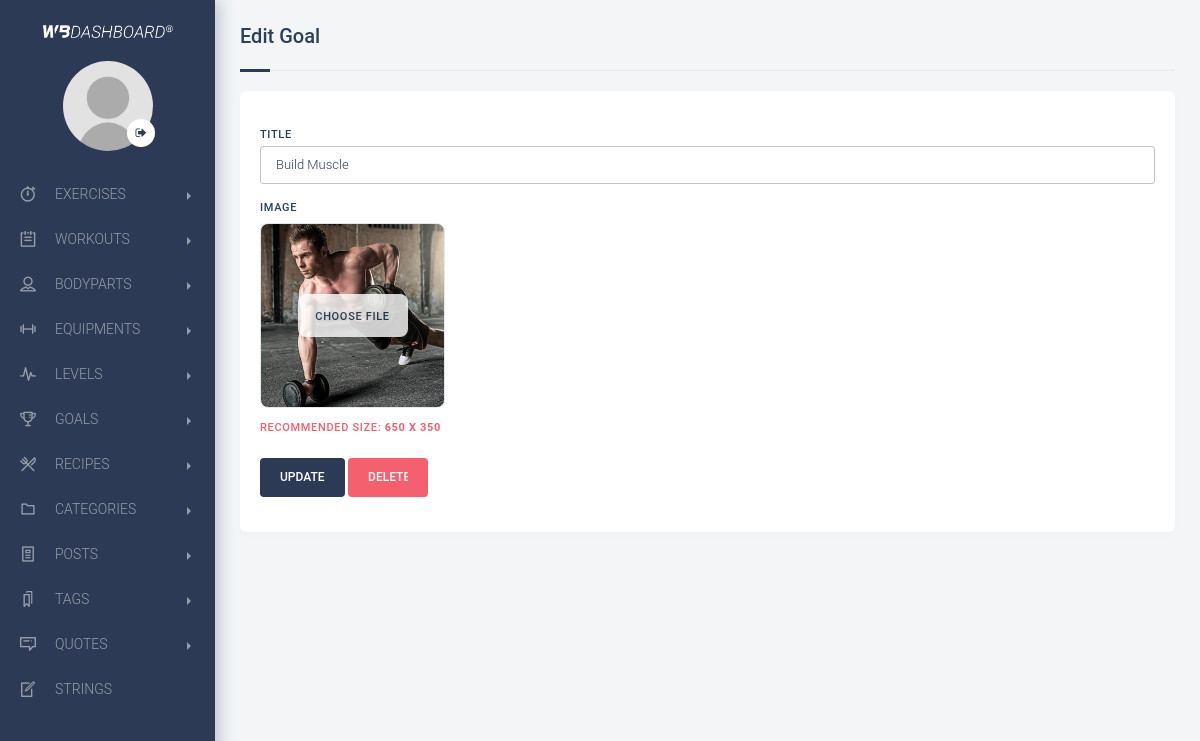
Screenshot of /backend/controller/edit_goal.php?id=2 (signed in) with the database file from the repository.
### tables this page shows
CREATE TABLE `goals` (
  `goal_id` int(11) NOT NULL,
  `goal_title` varchar(150) NOT NULL,
  `goal_image` varchar(150) NOT NULL
);

### backend/admin/functions.php (called while the page is built, shortened)
<?php
function cleardata($data){
    $data = trim($data);
    $data = stripslashes($data);
    $data = htmlspecialchars ($data);
    return $data;
}
function id_goal($id_goal){
    return (int)cleardata($id_goal);
}
function get_goal_per_id($connect, $id_goal){
    $sentence = $connect->query("SELECT * FROM goals WHERE goal_id = $id_goal LIMIT 1");
    $sentence = $sentence->fetchAll();
    return ($sentence) ? $sentence : false;
}
?>

### backend/views/edit.goal.view.php (the view, shortened to what this page needs)
<section class="page-container">
    <div class="page-content-wrapper">
 <div class="content sm-gutter">
            <div class="container-fluid padding-25 sm-padding-10">
                <div class="row">
                    <div class="col-12">
                                        <div class="block-heading d-flex align-items-center title-pages">
                    <h5 class="text-truncate">Edit Goal</h5>
                </div>
                    </div>
                    <div class="col-md-12">
                        <div class="form-block mb-4">
<form enctype="multipart/form-data" action="<?php echo htmlspecialchars($_SERVER['PHP_SELF']); ?>" method="post">
<div class="form-row">
  <div class="form-group col-md-12">
    <div class="block col-md-12" style="padding-bottom: 35px">
   <label class="control-label">Title</label>
   <input type="text" value="<?php echo $goal['goal_title']; ?>" placeholder="" name="goal_title" class="form-control" required="">
        <label >Image</label>
<div class="new-image" id="image-preview" style="background: url(../images/<?php echo $goal['goal_image'] ?>);background-size: cover; background-position: center;">
  <label for="image-upload" id="image-label">Choose File</label>
</div>
<span class="text-danger recomendedsize">Recommended size: <b>650 x 350</b> </span>
<br/>
<br/>
   <div class="action-button">
   <input type="submit" name="update" value="Update" class="btn btn-embossed btn-primary">
   <a onclick="alertdelete();">
   <input name="trash" value="Delete" class="btn btn-embossed btn-danger" style="width: 80px;"></a>
   </div>
</div>
</div>
</div>
</form>
</div>
</div>
</div>
</div>
</div>
</div>
</section>

### backend/assets/css/lightbox.css (style rules this page uses)
body:after { content: url(../files/close.png) url(../files/loading.gif) url(../files/prev.png) url(../files/next.png); display: none; }

### rows the page displays
goals: goal_title "Build Muscle", goal_image (picture)
